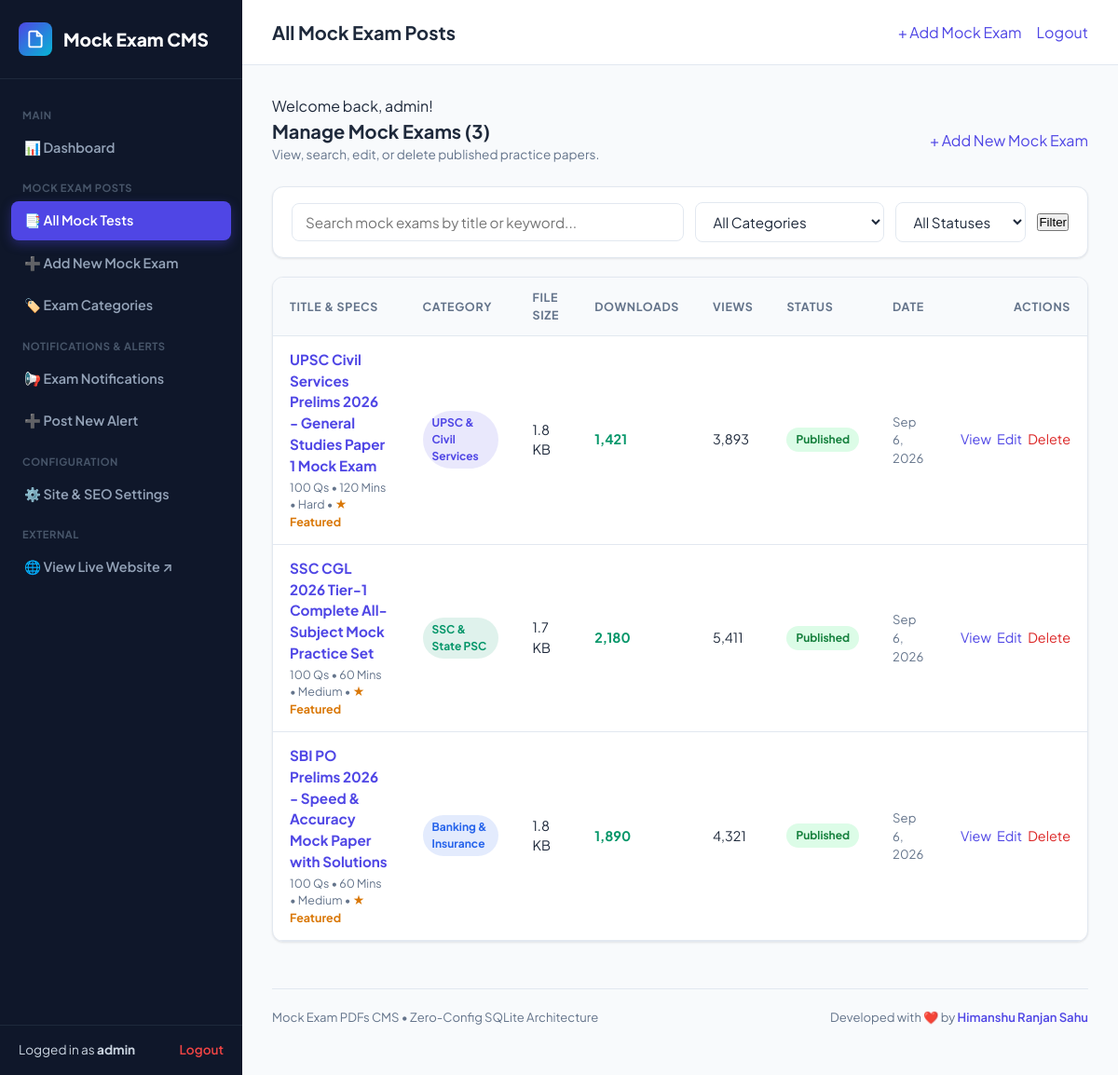
Screenshot of /admin/posts.php (signed in) with the database file from the repository.
### tables this page shows
CREATE TABLE users (
            id INTEGER PRIMARY KEY AUTOINCREMENT,
            username TEXT UNIQUE NOT NULL,
            password_hash TEXT NOT NULL,
            email TEXT,
            role TEXT DEFAULT 'admin',
            created_at DATETIME DEFAULT CURRENT_TIMESTAMP
        );

CREATE TABLE posts (
            id INTEGER PRIMARY KEY AUTOINCREMENT,
            title TEXT NOT NULL,
            slug TEXT UNIQUE NOT NULL,
            category_id INTEGER,
            excerpt TEXT,
            content TEXT,
            pdf_file TEXT NOT NULL,
            pdf_name TEXT,
            pdf_size INTEGER DEFAULT 0,
            solution_file TEXT,
            solution_name TEXT,
            cover_image TEXT,
            exam_year TEXT,
            difficulty TEXT DEFAULT 'Medium',
            duration_mins INTEGER DEFAULT 120,
            total_questions INTEGER DEFAULT 100,
            total_marks INTEGER DEFAULT 200,
            negative_marking TEXT DEFAULT '1/3rd (0.33) marks',
            downloads_count INTEGER DEFAULT 0,
            views_count INTEGER DEFAULT 0,
            is_featured INTEGER DEFAULT 0,
            status TEXT DEFAULT 'published',
            meta_title TEXT,
            meta_description TEXT,
            meta_keywords TEXT,
            created_at DATETIME DEFAULT CURRENT_TIMESTAMP,
            updated_at DATETIME DEFAULT CURRENT_TIMESTAMP,
            FOREIGN KEY (category_id) REFERENCES categories(id) ON DELETE SET NULL
        );

CREATE TABLE categories (
            id INTEGER PRIMARY KEY AUTOINCREMENT,
            name TEXT NOT NULL,
            slug TEXT UNIQUE NOT NULL,
            description TEXT,
            color TEXT DEFAULT '#4f46e5',
            icon TEXT DEFAULT 'file-text',
            created_at DATETIME DEFAULT CURRENT_TIMESTAMP
        );

### admin/posts.php (the view, shortened to what the rows shown need)
<?php
$adminTitle = "All Mock Exam Posts";
require_once __DIR__ . '/inc/admin-header.php';
$search = trim($_GET['q'] ?? '');
$catFilter = $_GET['cat'] ?? null;
$statusFilter = $_GET['status'] ?? 'all';
$page = max(1, (int)($_GET['page'] ?? 1));
$limit = 20;
$offset = ($page - 1) * $limit;
$postsData = get_posts([
    'search'        => $search,
    'category_slug' => $catFilter,
    'status'        => $statusFilter,
    'limit'         => $limit,
    'offset'        => $offset,
    'order_by'      => 'created_at DESC'
]);
$posts = $postsData['items'];
?>
<div class="admin-card">
    <div class="table-responsive">
        <table class="admin-table">
            <thead>
                <tr>
                    <th>Title & Specs</th>
                    <th>Category</th>
                    <th>File Size</th>
                    <th>Downloads</th>
                    <th>Views</th>
                    <th>Status</th>
                    <th>Date</th>
                    <th style="text-align: right;">Actions</th>
                </tr>
            </thead>
            <tbody>
                <?php if (empty($posts)): ?>
                    <tr>
                        <td colspan="8" style="text-align: center; color: var(--admin-muted); padding: 40px;">
                            No mock exam posts found matching your criteria.
                        </td>
                    </tr>
                <?php else: ?>
                    <?php foreach ($posts as $post): ?>
                        <tr>
                            <td>
                                <strong style="font-size: 0.95rem;">
                                    <a href="<?= url('admin/post-edit.php?id=' . $post['id']) ?>">
                                        <?= e($post['title']) ?>
                                    </a>
                                </strong>
                                <div style="font-size: 0.78rem; color: var(--admin-muted); margin-top: 2px;">
                                    <?= e($post['total_questions']) ?> Qs • <?= e($post['duration_mins']) ?> Mins • <?= e($post['difficulty']) ?>
                                    <?php if ($post['is_featured']): ?>
                                        • <span style="color: #d97706; font-weight: 700;">★ Featured</span>
                                    <?php endif; ?>
                                </div>
                            </td>
                            <td>
                                <span class="badge" style="background: <?= e($post['category_color']) ?>20; color: <?= e($post['category_color']) ?>;">
                                    <?= e($post['category_name'] ?: 'Uncategorized') ?>
                                </span>
                            </td>
                            <td><?= format_bytes((int)$post['pdf_size']) ?></td>
                            <td>
                                <span style="font-weight: 700; color: #059669;"><?= number_format($post['downloads_count']) ?></span>
                            </td>
                            <td><?= number_format($post['views_count']) ?></td>
                            <td>
                                <span class="badge badge-<?= $post['status'] === 'published' ? 'success' : 'warning' ?>">
                                    <?= ucfirst($post['status']) ?>
                                </span>
                            </td>
                            <td style="font-size: 0.82rem; color: var(--admin-muted);">
                                <?= format_date($post['created_at']) ?>
                            </td>
                            <td style="text-align: right;">
                                <div style="display: inline-flex; gap: 6px;">
                                    <a href="<?= post_url($post['slug']) ?>" target="_blank" class="btn btn-secondary btn-sm" title="View live">
                                        View
                                    </a>
                                    <a href="<?= url('admin/post-edit.php?id=' . $post['id']) ?>" class="btn btn-secondary btn-sm" title="Edit details">
                                        Edit
                                    </a>
                                    <a
                                        href="<?= url('admin/posts.php?action=delete&id=' . $post['id']) ?>"
                                        class="btn btn-secondary btn-sm confirm-delete"
                                        data-item="<?= e($post['title']) ?>"
                                        style="color: #dc2626;"
                                        title="Delete post"
                                    >
                                        Delete
                                    </a>
                                </div>
                            </td>
                        </tr>
                    <?php endforeach; ?>
                <?php endif; ?>
            </tbody>
        </table>
    </div>
</div>
<?php require_once __DIR__ . '/inc/admin-footer.php'; ?>

### admin/inc/admin-header.php (shortened to what the rows shown need)
<?php
require_once __DIR__ . '/../../includes/auth.php';
require_once __DIR__ . '/../../includes/functions.php';
$currentUser = current_user();
?>
<!DOCTYPE html>
<html lang="en">
<head>
    <link rel="stylesheet" href="<?= url('assets/css/admin.css') ?>?v=<?= time() ?>">
</head>
<body>
<div class="admin-wrapper">
    <aside class="admin-sidebar">
        <div class="sidebar-footer">
            <div style="font-size: 0.85rem; color: #cbd5e1;">
                Logged in as <strong><?= e($currentUser['username']) ?></strong>
            </div>
        </div>
    </aside>
    <div class="admin-main">
        <header class="admin-topbar">
            <div class="topbar-left">
                <h2 style="font-size: 1.25rem;"><?= e($adminTitle ?? 'Dashboard') ?></h2>
            </div>
        </header>
        <div class="admin-body">

### rows the page displays
users: username "admin"
posts: title "UPSC Civil Services Prelims 2026 - General Studies Paper 1 Mock Exam", total_questions "100", duration_mins "120", difficulty "Hard", is_featured "★ Featured", category.name "UPSC & Civil Services", pdf_size "1.8 KB", downloads_count "1,421", views_count "3,893", status "Published", created_at "Sep 6, 2026"
posts: title "SSC CGL 2026 Tier-1 Complete All-Subject Mock Practice Set", total_questions "100", duration_mins "60", difficulty "Medium", is_featured "★ Featured", category.name "SSC & State PSC", pdf_size "1.7 KB", downloads_count "2,180", views_count "5,411", status "Published", created_at "Sep 6, 2026"
posts: title "SBI PO Prelims 2026 - Speed & Accuracy Mock Paper with Solutions", total_questions "100", duration_mins "60", difficulty "Medium", is_featured "★ Featured", category.name "Banking & Insurance", pdf_size "1.8 KB", downloads_count "1,890", views_count "4,321", status "Published", created_at "Sep 6, 2026"

### other values shown
$adminTitle "All Mock Exam Posts"
$flash['message'] "Welcome back, admin!"
$totalPosts "3"
